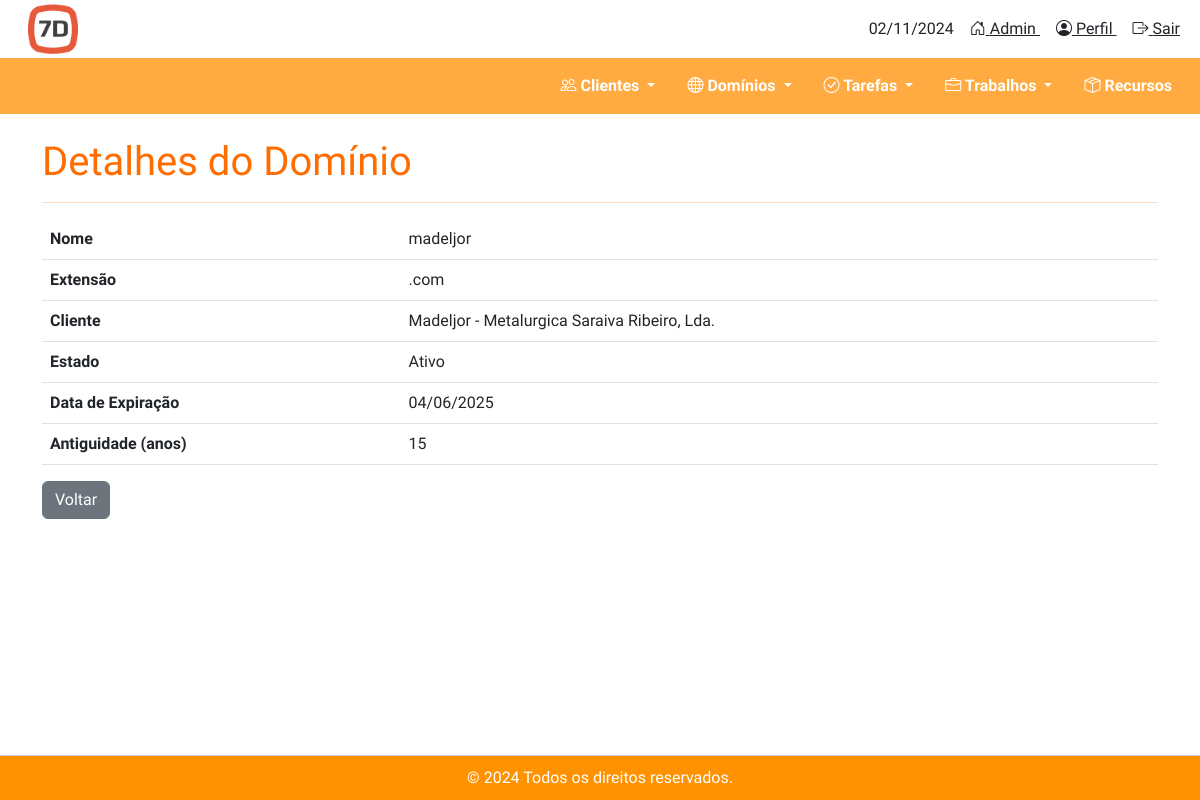
/dominios/detalhes/1/, run on the app's committed database.
### dominios/models.py (models this page shows, shortened)
class Dominio(models.Model):
    ESTADOS = [
        ('ativo', 'Ativo'),
        ('suspenso', 'Suspenso'),
        ('expirado', 'Expirado'),
        ('terminado', 'Terminado'),
    ]
    EXTENSOES = [
        ('.com', '.com'),
        ('.pt', '.pt'),
        ('.net', '.net'),
        ('.org', '.org'),
        ('.bizz', '.bizz'),
    ]
    nome = models.CharField(max_length=255)
    extensao = models.CharField(max_length=10, choices=EXTENSOES)
    estado = models.CharField(max_length=10, choices=ESTADOS)
    data_criacao = models.DateField()  # Alterado para DateField
    data_expiracao = models.DateField()  # Alterado para DateField
    cliente = models.ForeignKey(Cliente, on_delete=models.CASCADE, related_name='dominios_dominio')
    @property
    def antiguidade(self):
        if self.data_criacao:
            return (datetime.now().year - self.data_criacao.year)
        return 0  # Retorna 0 ou outro valor padrão caso não exista data de criação

### clientes/models.py (models this page shows, shortened)
class Cliente(models.Model):
    nome = models.CharField(max_length=255)
    nif = models.CharField(max_length=9, verbose_name='Número de Identificação Fiscal')
    morada = models.CharField(max_length=255, blank=True, null=True)
    codigo_postal = models.CharField(max_length=10, blank=True, null=True)
    localidade = models.CharField(max_length=100, blank=True, null=True)
    telefone = models.CharField(max_length=15, blank=True, null=True)
    email = models.EmailField(blank=True, null=True)
    website = models.URLField(blank=True, null=True)
    cliente_desde = models.DateField(blank=True, null=True)

### dominios/views.py (the view)
# urls.py: path('detalhes/<int:id>/', detalhes_dominio, name='detalhes_dominio'),  # Adicionando a URL de detalhes
def detalhes_dominio(request, id):
    dominio = get_object_or_404(Dominio, pk=id)  # Obtém o domínio pelo ID
    return render(request, 'dominios/detalhes.html', {'dominio': dominio})

### dominios/templates/dominios/detalhes.html (shortened to what this page needs)
{% extends 'base.html' %}
{% load static %}
{% block content %}
<h1 class="mt-4" style="color: #ff6d00;">Detalhes do Domínio</h1>
<hr style="border-color: #ff6d00;">
<table class="table">
    <tr>
        <th>Nome</th>
        <td>{{ dominio.nome }}</td>
    </tr>
    <tr>
        <th>Extensão</th>
        <td>{{ dominio.extensao }}</td>
    </tr>
    <tr>
        <th>Cliente</th>
        <td>{{ dominio.cliente.nome }}</td>
    </tr>
    <tr>
        <th>Estado</th>
        <td>{{ dominio.get_estado_display }}</td>
    </tr>
    <tr>
        <th>Data de Expiração</th>
        <td>{{ dominio.data_expiracao|date:"d/m/Y" }}</td>
    </tr>
    <tr>
        <th>Antiguidade (anos)</th>
        <td>{{ dominio.antiguidade }}</td>
    </tr>
</table>
<a href="{% url 'listar_dominios' %}" class="btn btn-secondary">Voltar</a>
{% endblock %}

### static/css/styles.css (style rules this page uses)
html, body { height: 100%; margin: 0; padding: 0; }
* { font-family: 'Play', sans-serif; }

### data on the page
Dominio: nome "madeljor", extensao ".com", cliente.nome "Madeljor - Metalurgica Saraiva Ribeiro, Lda.", estado "Ativo", data_expiracao "04/06/2025", antiguidade "15"

### other printed values
{{ today }} "02/11/2024"
{{ current_year }} "2024"
